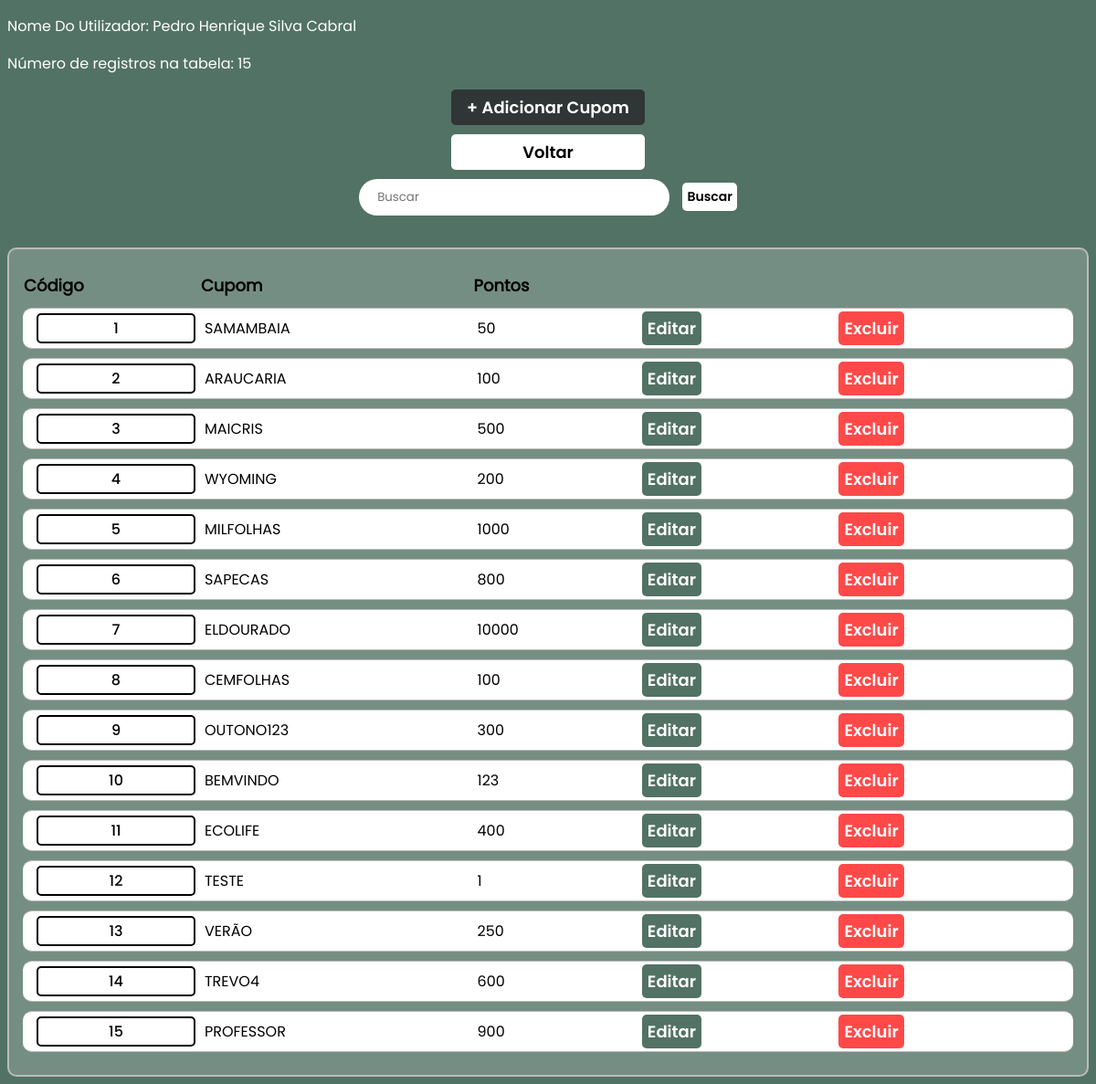
The page /perfil/admin/db8/cupom_lst.php (signed in) on the database its author committed.
### tables this page shows
CREATE TABLE `cliente` (
  `Cod_Cliente` int NOT NULL AUTO_INCREMENT,
  `Nome` varchar(100) DEFAULT NULL,
  `CPF` char(14) DEFAULT NULL,
  `Genero` char(1) DEFAULT NULL,
  `CEP` char(9) DEFAULT NULL,
  `DT_Nasc` date DEFAULT NULL,
  `Faixa_preco` int DEFAULT '0',
  `Inter_Nacional` char(1) DEFAULT 'A',
  `123Pontos` int DEFAULT '0',
  `Email` varchar(100) DEFAULT NULL,
  `Senha_login` varchar(20) DEFAULT NULL,
  PRIMARY KEY (`Cod_Cliente`),
  UNIQUE KEY `CPF` (`CPF`,`Email`)
);

CREATE TABLE `cupom` (
  `Cod_cupom` int NOT NULL AUTO_INCREMENT,
  `Nome_cupom` varchar(10) DEFAULT NULL,
  `Valor_cupom` int DEFAULT NULL,
  PRIMARY KEY (`Cod_cupom`),
  UNIQUE KEY `Nome_cupom` (`Nome_cupom`)
);

### perfil/admin/db8/cupom_lst.php (the view, shortened to what this page needs)
<!DOCTYPE html>
<html lang="pt-BR">
<head>
    <link rel="stylesheet" href="../style_lst.css">
</head>
<body>
    <?php
        include("../db0/connection.php");
        $sqlID = "SELECT Nome FROM Cliente WHERE Cod_cliente = {$_SESSION['Cod_Cliente']}";
        $resultID = $conn->query($sqlID);
        $rowID = $resultID->fetch_assoc();
        echo "<p>Nome Do Utilizador: " . $rowID['Nome'] . "</p>";
        if (isset($_GET['busca'])) {
            $busca = $_GET['busca'];
            if (!empty($busca)){
                $sql = "SELECT Cod_cupom, Nome_cupom, Valor_cupom
                FROM Cupom
                WHERE Cod_cupom = '$busca'
                    OR Nome_cupom LIKE '%$busca%'";
                $result = $conn->query($sql);
                echo "<p>Número de registros na tabela: " . $result->num_rows . "</p>";
            } else {
                $sql = "SELECT Cod_cupom, Nome_cupom, Valor_cupom FROM Cupom";
                $result = $conn->query($sql);
                echo "<p>Número de registros na tabela: " . $result->num_rows . "</p>";
            }
        } else {
            $sql = "SELECT Cod_cupom, Nome_cupom, Valor_cupom FROM Cupom";
            $result = $conn->query($sql);
            echo "<p>Número de registros na tabela: " . $result->num_rows . "</p>";
        }
    ?>
    <div id="div_centralizar_elementos">
        <a id="ADD" href="cupom_add.php">+ Adicionar Cupom</a>
        <a id="Voltar" href="../db0/inicio.php">Voltar</a>
        <form method="get" action="" id="formulario">
            <input type="text" name="busca" id="busca" placeholder="Buscar">
            <input type="submit" value="Buscar" id="button_submit">
        </form>
    </div>
    <table>
        <thead>
            <tr>
                <th>Código</th>
                <th>Cupom</th>
                <th>Pontos</th>
            </tr>
        </thead>
        <?php
            if ($result->num_rows > 0) {
                while ($row = $result->fetch_assoc()) {
        ?>
            <tr>
                <td>
                    <a href="cupom_info.php?Cod_cupom=<?php echo $row['Cod_cupom']?>"><?php echo $row['Cod_cupom']?></a>
                </td>
                <td><?php echo $row['Nome_cupom']?></td>
                <td><?php echo $row['Valor_cupom']?></td>
                <td>
                    <a id="Editar" href="cupom_edit.php?Cod_cupom=<?php echo $row['Cod_cupom']?>" style="display: inline;">Editar</a>
                </td>
                <td onclick="remove(<?php echo $row['Cod_cupom']?>);">
                    <a id="Excluir" href="#" style="display: inline;">Excluir</a>
                </td>
            </tr>
        <?php
                }
             }
        ?>
    </table>
</body>
</html>

### perfil/admin/style_lst.css (style rules this page uses)
body { font-family: 'poppins'; background-color: #527265; }
#div_centralizar_elementos { display: flex; flex-direction: column; align-items: center; }
a { text-decoration: none; color: black; border: 2px solid black; border-radius: 5px; padding: 2px; font-family: 'poppins_medio'; display: flex; align-items: center; justify-content: center; }
td { padding: 5px; border: 1px solid #bbb; border-right: none; border-left: none; background-color: white; }
th { text-align: start; font-size: 18px; }
table tr td:last-child { border-radius: 0 10px 10px 0; padding-right: 15px; }
table tr td:nth-child(1) { border-radius: 10px 0 0 10px; padding-left: 15px; }
#ADD { width: 200px; margin-bottom: 10px; display: flex; font-family: 'poppins_semibold'; border: none; color: white; background-color: #303535; font-size: 18px; padding: 6px; border-radius: 5px; cursor: pointer; transition: opacity 0.15s, box-shadow 0.15s; }
#Voltar { width: 200px; margin-bottom: 10px; display: flex; font-family: 'poppins_semibold'; border: none; color: black; background-color: white; font-size: 18px; padding: 6px; border-radius: 5px; cursor: pointer; transition: opacity 0.15s, box-shadow 0.15s; }
#formulario { display: inline-block }
#busca { user-select: none; border-radius: 30px; border: 0px solid; color: #283228; background-color: rgb(255, 255, 255); height: 40px; width: 300px; margin: 0 10px 20px 0; padding: 0 20px; font-family: 'poppins'; transition: box-shadow 0.15s, background-color 0.15s; }
p { color: white; }
#button_submit { font-family: 'poppins_semibold'; border: none; color: black; background-color: white; font-size: 14px; padding: 5px; border-radius: 5px; cursor: pointer; transition: opacity 0.15s, box-shadow 0.15s; }
#Excluir { color: black; }
table { margin-top: 15px; border: 2px solid #bbb; width: 100%; background-color: rgba(255, 255, 255, 0.2); border-radius: 10px; border-spacing: 0 10px; padding: 15px 15px; }
#Editar { user-select: none; width: 130px; font-family: 'poppins_semibold'; background-color: #527265; border: none; color: white; font-size: 18px; padding: 6px; border-radius: 5px; cursor: pointer; transition: opacity 0.15s, box-shadow 0.15s; }
#Excluir { user-select: none; width: 130px; font-family: 'poppins_semibold'; background-color: rgb(255, 73, 73); border: none; color: white; font-size: 18px; padding: 6px; border-radius: 5px; cursor: pointer; transition: opacity 0.15s, box-shadow 0.15s; }

### rows shown on the page
cliente: Nome "Pedro Henrique Silva Cabral"
cupom: Cod_cupom "1", Nome_cupom "SAMAMBAIA", Valor_cupom "50"
cupom: Cod_cupom "2", Nome_cupom "ARAUCARIA", Valor_cupom "100"
cupom: Cod_cupom "3", Nome_cupom "MAICRIS", Valor_cupom "500"
cupom: Cod_cupom "4", Nome_cupom "WYOMING", Valor_cupom "200"
cupom: Cod_cupom "5", Nome_cupom "MILFOLHAS", Valor_cupom "1000"
cupom: Cod_cupom "6", Nome_cupom "SAPECAS", Valor_cupom "800"
cupom: Cod_cupom "7", Nome_cupom "ELDOURADO", Valor_cupom "10000"
cupom: Cod_cupom "8", Nome_cupom "CEMFOLHAS", Valor_cupom "100"
cupom: Cod_cupom "9", Nome_cupom "OUTONO123", Valor_cupom "300"
cupom: Cod_cupom "10", Nome_cupom "BEMVINDO", Valor_cupom "123"
cupom: Cod_cupom "11", Nome_cupom "ECOLIFE", Valor_cupom "400"
cupom: Cod_cupom "12", Nome_cupom "TESTE", Valor_cupom "1"
cupom: Cod_cupom "13", Nome_cupom "VERÃO", Valor_cupom "250"
cupom: Cod_cupom "14", Nome_cupom "TREVO4", Valor_cupom "600"
cupom: Cod_cupom "15", Nome_cupom "PROFESSOR", Valor_cupom "900"

### other values the page prints
$result->num_rows "15"
